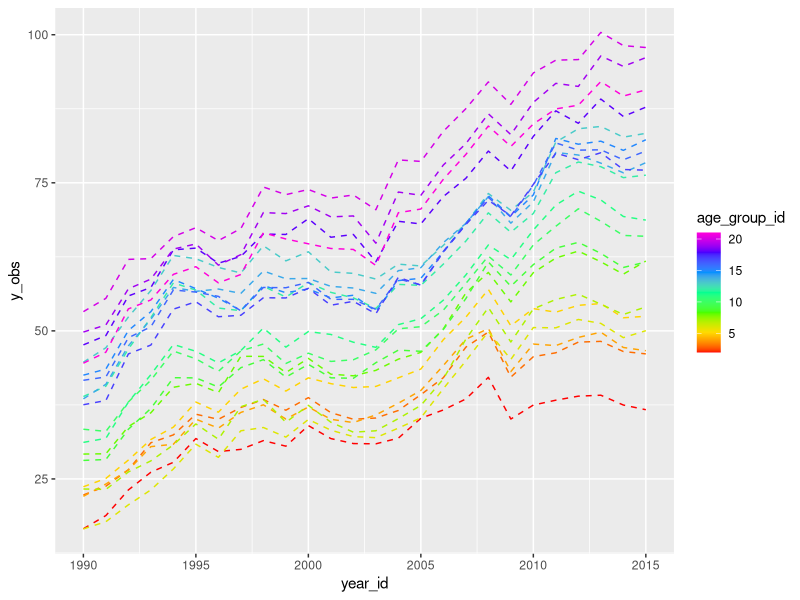
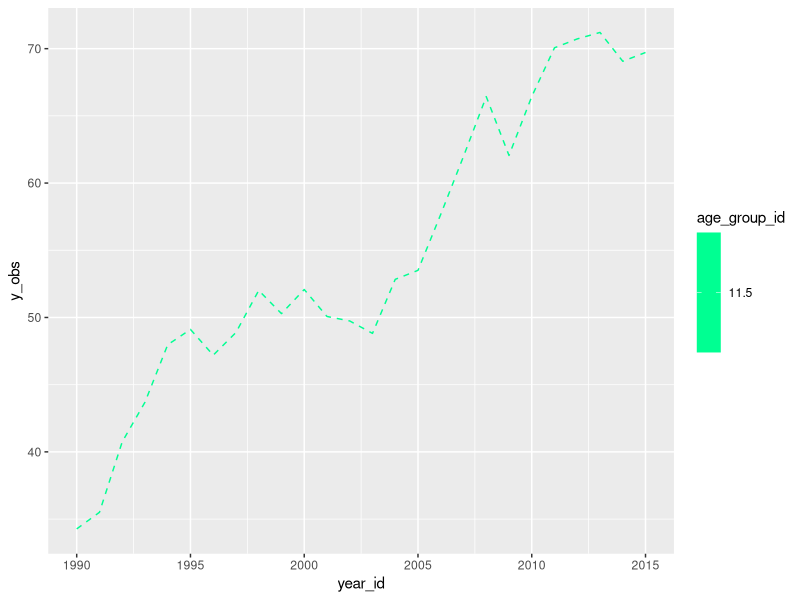
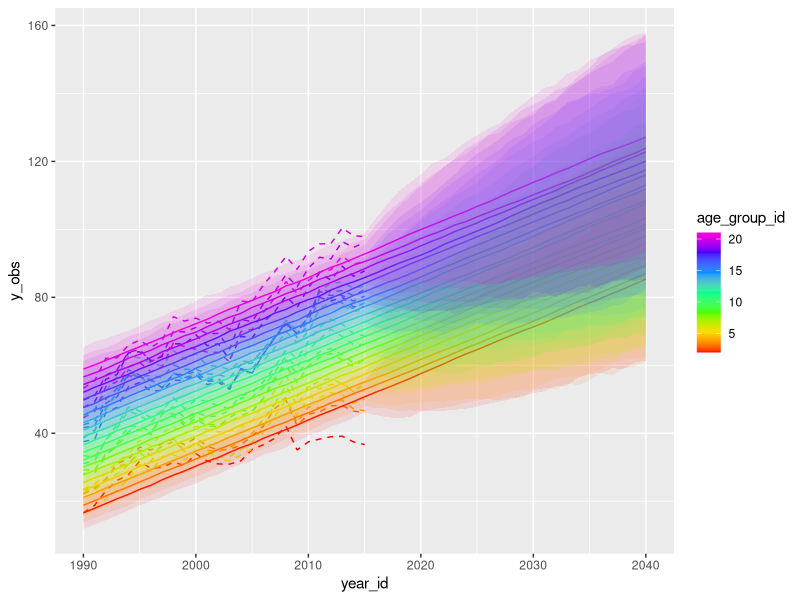
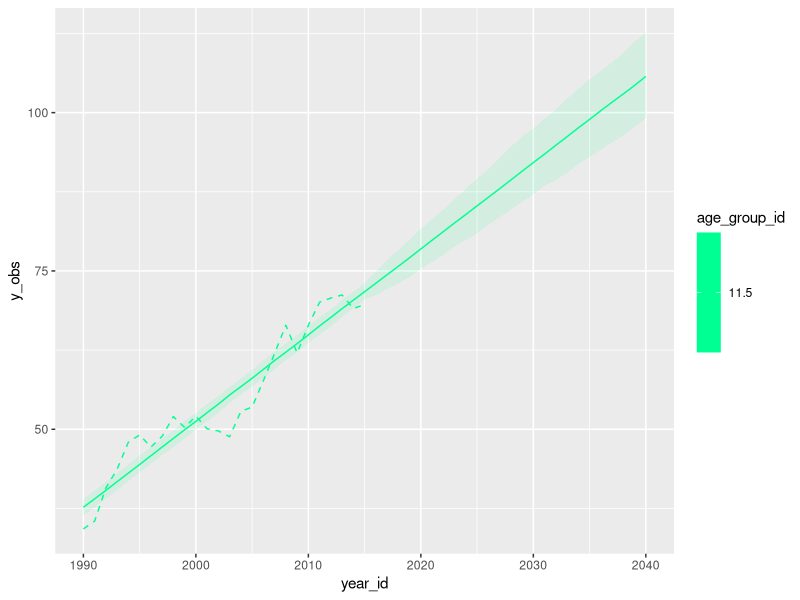
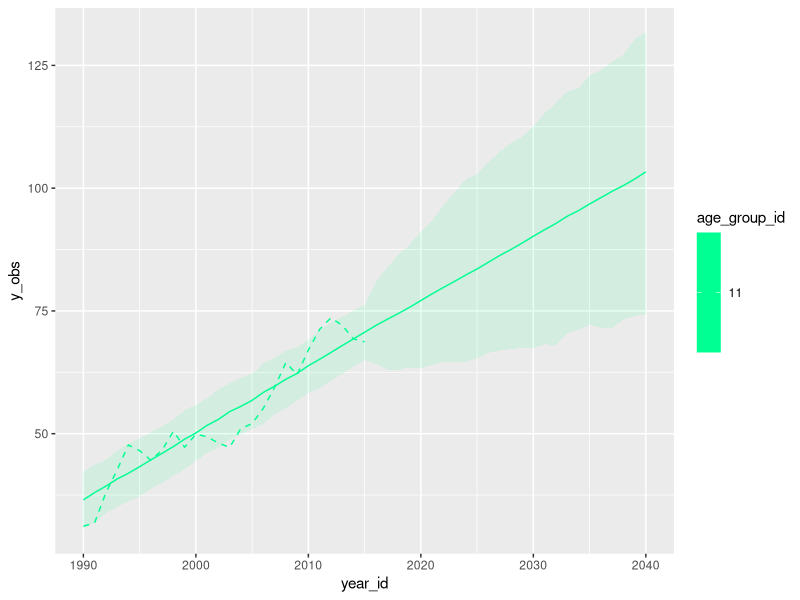
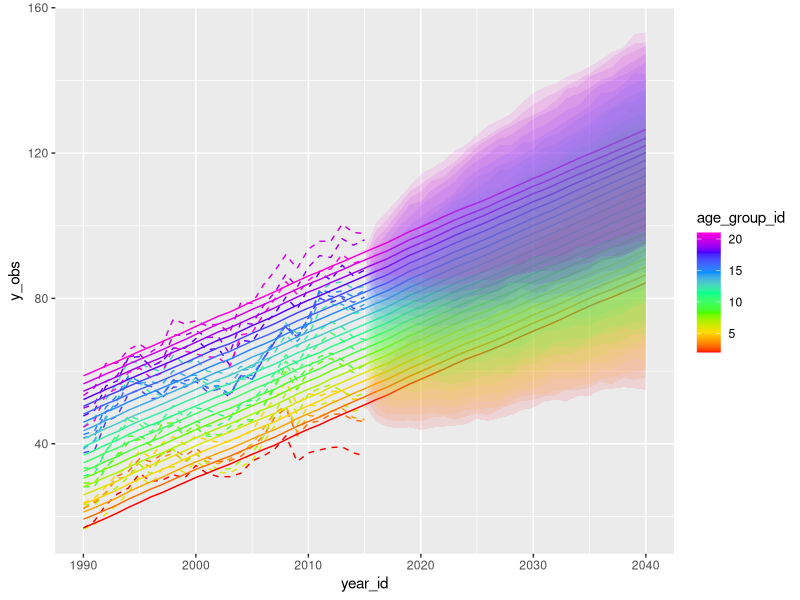
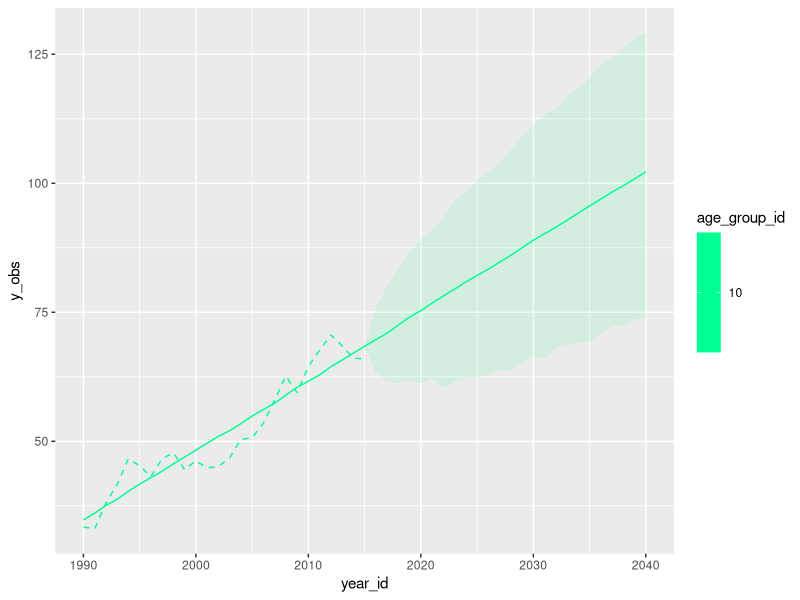
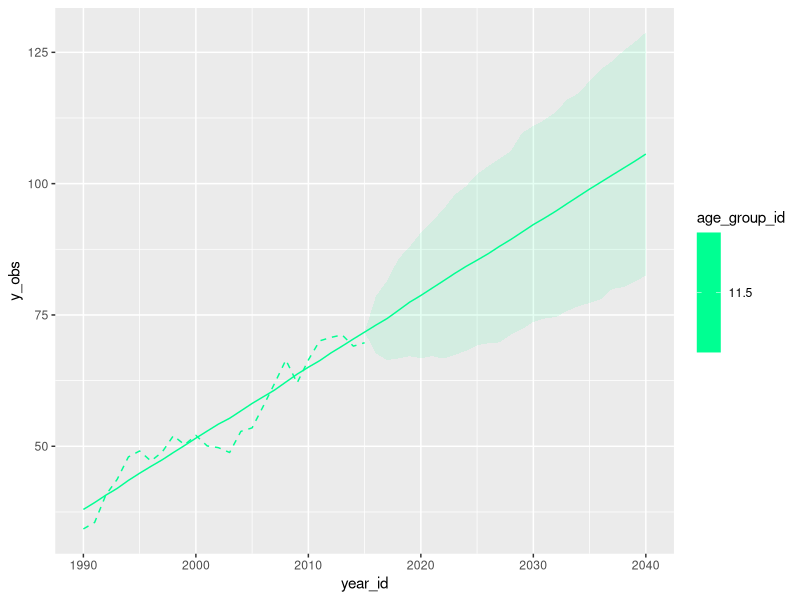

Here is the R script that generated these plots, in order:
rm(list=ls())
library(mvtnorm)
library(ggplot2)
library(data.table)
library(dplyr)
set.seed(123)

Q_ar1 <- function(N, sigma, rho){
    Q <- matrix(0, nrow=N, ncol=N)
    Q[1,1] <- 1.
    for(i in 2:N){
        Q[i,i] <- 1 + rho**2
        Q[i-1,i] <- -1 * rho
        Q[i,i-1] <- -1 * rho
    }
    Q[N,N] <- 1.
    (1 / sigma**2) * Q
}

RW <- function(N, sigma, burn_in=1){
    time_series <- rnorm(N, mean=0, sd=sigma)
    for(i in (burn_in + 1):N){
        time_series[i] <- rnorm(1, mean=time_series[i-1], sd=sigma)
    }
    return(time_series)
}

RW_draws <- function(draws, N, sigma, burn_in=1){
    sapply(1:draws, function(x) RW(N, sigma, burn_in))
}

time_plot <- function(df, title=""){
    p <- ggplot(df, aes(year_id, y_obs, group=age_group_id, 
                        colour=age_group_id, fill=age_group_id)) +
        geom_path(linetype="dashed", na.rm=T) +
        scale_color_gradientn(colors=rainbow(7)) +
        scale_fill_gradientn(colors=rainbow(7))
    if("y_pred" %in% names(df)){
        p <- p + geom_line(data=df, aes(x=year_id, y=y_pred, 
                                        colour=age_group_id, 
                                        group=age_group_id))
    }
    if("y_lower" %in% names(df)){
        p <- p + geom_ribbon(aes(ymin=y_lower, ymax=y_upper), alpha=0.1, linetype="blank")
    }
    p
}

age_group_id <- 2:21 # age groups
time_points <- 1990:2015 # number of time points 
forecasting_time_points <- 1990:2040 # forcasted time series
train_years <- max(time_points)

rho_time <- .98 # correlation over age
rho_age <- .95 # correlation over
sigma_Q <- 1


Q_age <- Q_ar1(length(age_group_id), sigma_Q, rho_age) # precision matrix for age
dimnames(Q_age) <- list(age_group_id, age_group_id)
Q_time <- Q_ar1(length(time_points), sigma_Q, rho_time) # precision matrix for time
dimnames(Q_time) <- list(time_points, time_points)

Q <- kronecker(Q_age, Q_time, make.dimnames=TRUE) # joint precision matrix
df <- as.data.table(expand.grid(year_id=time_points, age_group_id=age_group_id))

B_time <- 2 # beta on time
B_age <- 2 # beta on age
B0 <- -1990 * 2 # intercept

# observe values which have correlated error
df$y_obs <- B0 + B_time * df$year_id + B_age * df$age_group_id + 
    c(rmvnorm(1, sigma=solve(Q)))

# plot age specific
time_plot(df)

# plot average across ages
time_plot(df[,lapply(.SD, mean), by=year_id])

# fit a model
lm1 <- lm(y_obs ~ year_id + age_group_id, data=df)
summary(lm1)

# lets forecast now with a RW on the residuals independent for each age
df$res <- lm1$res
df$y_hat <- lm1$fitted.values
df[, lag.res:=c(NA, res[-.N]), by=age_group_id]
df[, delta.res:=res - lag.res]

rw_df <- df[,list(sigma.rw=sd(delta.res, na.rm=TRUE)), by=age_group_id]

draws <- 1000
df_forecast <- as.data.table(expand.grid(year_id=forecasting_time_points, 
                                         age_group_id=age_group_id))

sim_draws <- do.call(rbind, lapply(rw_df$sigma.rw, function(x)
    RW_draws(draws, length(forecasting_time_points), x, length(time_points)))) + 
    df_forecast$year_id * lm1$coefficients[2] + lm1$coefficients[1] + 
    df_forecast$age_group_id * lm1$coefficients[3]
new_cols <- paste0("draw", 1:draws)
dimnames(sim_draws) <- list(NULL, new_cols)

df_forecast <- cbind(df_forecast, sim_draws)


# how do I do this in data table?
df_forecast[,y_pred:=rowMeans(.SD), .SDcols=new_cols]
df_forecast$y_lower <- apply(sim_draws, 1, quantile, .025)
df_forecast$y_upper <- apply(sim_draws, 1, quantile, .975)

df_forecast <- as.data.table(left_join(df_forecast, df))

# show past data here too
time_plot(df_forecast)
    
dff <- df_forecast[,lapply(.SD, mean), by=year_id]
dff$y_pred <- apply(dff[,new_cols, with=F], 1, mean)
dff$y_lower <- apply(dff[,new_cols, with=F], 1, quantile, .025)
dff$y_upper <- apply(dff[,new_cols, with=F], 1, quantile, .975)

time_plot(dff)

time_plot(subset(df_forecast, age_group_id == 11))


Q_af <- Q_ar1(length(age_group_id), sigma_Q, rho_age) 
dimnames(Q_age) <- list(age_group_id, age_group_id)
Q_tf <- Q_ar1(length(forecasting_time_points), sigma_Q, rho_time) 
dimnames(Q_time) <- list(time_points, time_points)

Qf <- kronecker(Q_af, Q_tf, make.dimnames=TRUE) # joint precision matrix


# observe values which have correlated error
true_process <- lm1$coefficients[1] + lm1$coefficients[2] * df_forecast$year_id + 
    lm1$coefficients[3] * df_forecast$age_group_id + 
    t(rmvnorm(draws, sigma=solve(Qf)))

df_true <- as.data.table(expand.grid(year_id=forecasting_time_points, 
                                     age_group_id=age_group_id))

for(k in 1:length(new_cols)){
    df_true[,(new_cols[k]):=true_process[,k],]
}

df_true$ref <- lm1$coefficients[1] + lm1$coefficients[2] * df_forecast$year_id + 
  lm1$coefficients[3] * df_forecast$age_group_id

df_adj <- subset(df_true, year_id == 2015)
for(k in 1:length(new_cols)){
    df_adj[,(new_cols[k]):=df_adj[[new_cols[k]]] - df_adj[["ref"]],]
}

df_adj$year_id <- NULL
df_adj$ref <- NULL
df_true_merged <- as.data.table(left_join(df_true, df_adj, by="age_group_id"))

for(k in 1:length(new_cols)){
    df_true_merged[,(new_cols[k]):=df_true_merged[[paste0(new_cols[k], ".x")]] - df_true_merged[[paste0(new_cols[k], ".y")]],]
}

# how do I do this in data table?
df_true_merged$y_pred <- apply(df_true_merged[,new_cols,with=F], 1, mean)
df_true_merged$y_lower <- apply(df_true_merged[,new_cols,with=F], 1, quantile, .025)
df_true_merged$y_upper <- apply(df_true_merged[,new_cols,with=F], 1, quantile, .975)
df_true_merged[year_id < 2015, y_lower:=y_pred,]
df_true_merged[year_id < 2015, y_upper:=y_pred,]

df_true_merged <- as.data.table(left_join(df_true_merged, df))
time_plot(df_true_merged)

time_plot(subset(df_true_merged, age_group_id == 10))

dfft <- df_true_merged[,lapply(.SD, mean), by=year_id]
dfft$y_pred <- apply(dfft[,new_cols, with=F], 1, mean)
dfft$y_lower <- apply(dfft[,new_cols, with=F], 1, quantile, .025)
dfft$y_upper <- apply(dfft[,new_cols, with=F], 1, quantile, .975)
dfft[year_id < 2015, y_lower:=y_pred,]
dfft[year_id < 2015, y_upper:=y_pred,]

time_plot(dfft)
time_plot(dff)
